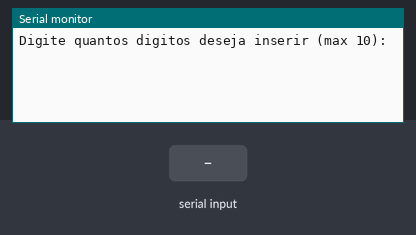
A sketch run on a simulated Arduino Uno, built with avr-gcc and run on an emulated ATmega328P. Shown: the last lines printed to the serial monitor. Inputs (shaded band) come from the test bench.

Above: at 1.2 s.
1.3 s: "90,45\n" received over Serial
At 2.2 s:
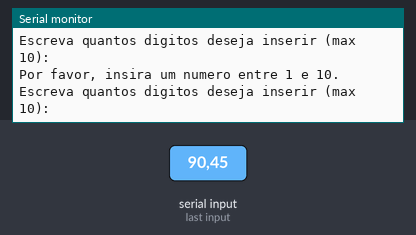
2.8 s: "5\n" received over Serial
At 3.5 s:
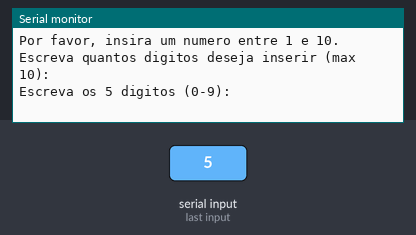
4.3 s: "30,150\n" received over Serial
At 6.6 s:
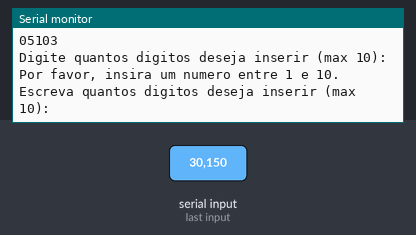
Timing chart, 0 to 8.1 s (numbered marks = the images above; inputs shaded):
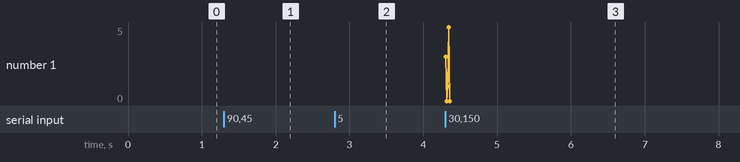

The sketch:

Embedded_C_Programming3.ino
```cpp
/////////////////////////////////////////////////
// Ficha Prática 1 - Revisões
/////////////////////////////////////////////////

/////////////////////////////////////////////////
// Eduardo Miguel Moreira Junqueira nº30241 ERSC
/////////////////////////////////////////////////

/////////////////////////////////////////////////
// 2-Exercícios-Ex3:https://www.tinkercad.com/things/iSirJYlf4KW-copy-of-fp1-embedded-c-programming/editel?sharecode=Oc2NA7kNZvcklXfzN8I7QKBo2p6MFXL_SN1C_soZfkY
/////////////////////////////////////////////////

int N; // Numero de digitos a serem inseridos
char numeros[10]; // Array para armazenar os digitos (max= 10 caracteres)
bool prontoParaLer = false; // Controlo para saber quando iniciar a leitura dos digitos
int cnt = 0; // Contador para controlar quantos digitos que foram inseridos

void setup() {
  Serial.begin(9600);
  Serial.println("Digite quantos digitos deseja inserir (max 10):");
}

void loop() {
  // Caso ainda não tenha recebido o valor de N, aguarda e processa a entrada
  if (!prontoParaLer) {
    if (Serial.available() > 0) {
      N = Serial.parseInt();  // Lê a quantidade de dígitos que o utilizador deseja inserir

      // Verificar se N esta dentro do intervalo permitido
      if (N > 0 && N <= 10) {
        prontoParaLer = true; // Inicia a leitura dos digitos
        Serial.print("Escreva os ");
        Serial.print(N);
        Serial.println(" digitos (0-9):");
        cnt = 0; // Reiniciar o contador
      } else {
        Serial.println("Por favor, insira um numero entre 1 e 10.");
        Serial.println("Escreva quantos digitos deseja inserir (max 10):");
      }
    }
  }
  else {
    // Lê os digitos e os armazena no array
    if (Serial.available() > 0 && cnt < N) {
      char c = Serial.read();  // Lê o próximo caractere inserido

      // Verificar se o caractere é um dígito válido (0-9)
      if (c >= '0' && c <= '9') {
        numeros[cnt] = c;  // Armazenar o dígito no array
        Serial.print("Digito ");
        Serial.print(cnt + 1);
        Serial.print(": ");
        Serial.println(c);
        cnt++;
      }
    }

    // Se todos os dígitos foram lidos, imprimir a sequência inversa
    if (cnt == N) {
      Serial.println("Sequencia na ordem inversa:");
      for (int i = N - 1; i >= 0; i--) {
        Serial.print(numeros[i]);
      }
      Serial.println();  // Nova linha após a sequência

      // Após imprimir, reiniciar o processo
      Serial.println("Digite quantos digitos deseja inserir (max 10):");
      prontoParaLer = false; // Reseta para permitir nova leitura
    }
  }
}
```

Measured:
- after the input at 1.3 s, the serial monitor: prints a new line at once (image 1)
- after the input at 2.8 s, the serial monitor: prints a new line at once (image 2)
- after the input at 4.3 s, the serial monitor: prints a new line at once (image 3)
